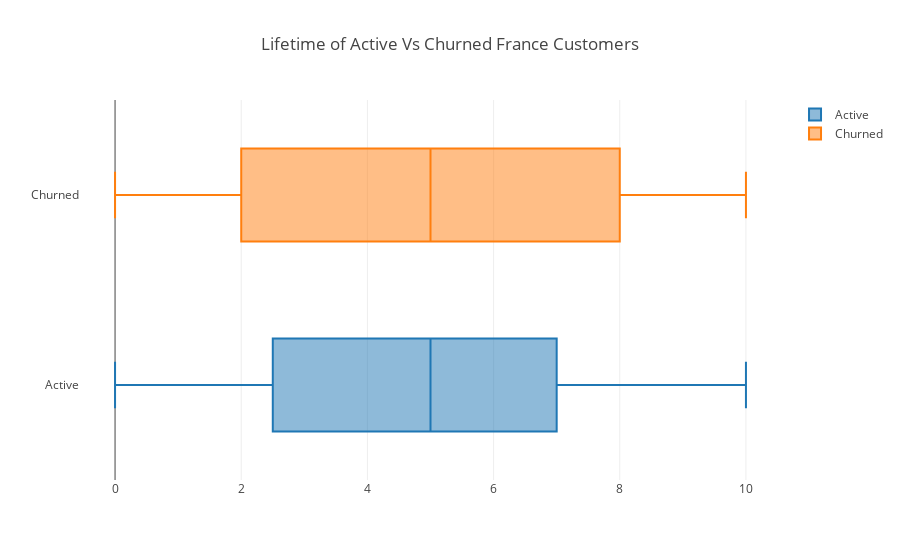

The code cell stored with this chart in its notebook:
### Markdown cell above
**1.2 France Tenure stats (Active vs Churned)**

### Code cell
active_france_users = active_users[active_users['Geography']=='France']
churned_france_users = churned_users[churned_users['Geography']=='France']

enable_plotly_in_cell()
import plotly.graph_objs as go
from plotly.offline import iplot

group_1 = go.Box(
    x=active_france_users['Tenure'],
    name="Active")

group_2 = go.Box(
    x=churned_france_users['Tenure'],
    name="Churned")

info = [group_1, group_2]
title = "Lifetime of Active Vs Churned France Customers"
iplot({
            "data": info, 
            "layout": {
                "title": title
            }
     })

### Figure 1 — Plotly figure (JSON) as saved in the notebook; plotly's stock layout.template omitted (floating-point values rounded to 4 significant figures; data arrays with more than 128 entries replaced by an {"elided": "..."} marker saying what was removed)
{"data": [{"x": {"elided": "4204 int values"}, "type": "box", "name": "Active", "uid": "62a746a4-cd1b-489f-8a98-c0327f3aa385"}, {"x": {"elided": "810 int values"}, "type": "box", "name": "Churned", "uid": "be06d960-2659-4a1e-b85f-16c64ec107e1"}], "layout": {"title": {"text": "Lifetime of Active Vs Churned France Customers"}}}
